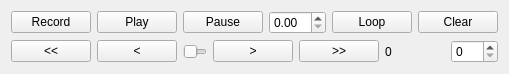
<?xml version="1.0" encoding="UTF-8"?>
<ui version="4.0">
 <class>recording</class>
 <widget class="QWidget" name="recording">
  <property name="geometry">
   <rect>
    <x>0</x>
    <y>0</y>
    <width>424</width>
    <height>69</height>
   </rect>
  </property>
  <property name="windowTitle">
   <string>Form</string>
  </property>
  <layout class="QGridLayout" name="gridLayout">
   <item row="0" column="0" colspan="3">
    <layout class="QHBoxLayout" name="horizontalLayout_2">
     <item>
      <widget class="QPushButton" name="pushButtonRecord">
       <property name="toolTip">
        <string>Record live images</string>
       </property>
       <property name="text">
        <string>Record</string>
       </property>
       <property name="checkable">
        <bool>true</bool>
       </property>
      </widget>
     </item>
     <item>
      <widget class="QPushButton" name="pushButtonPlay">
       <property name="toolTip">
        <string>Play back recorded images</string>
       </property>
       <property name="text">
        <string>Play</string>
       </property>
       <property name="checkable">
        <bool>true</bool>
       </property>
      </widget>
     </item>
     <item>
      <widget class="QPushButton" name="pushButtonPause">
       <property name="toolTip">
        <string>Play back recorded images</string>
       </property>
       <property name="text">
        <string>Pause</string>
       </property>
       <property name="checkable">
        <bool>true</bool>
       </property>
      </widget>
     </item>
     <item>
      <widget class="QDoubleSpinBox" name="doubleSpinBoxPlaybackRate"/>
     </item>
     <item>
      <widget class="QPushButton" name="pushButtonLoop">
       <property name="toolTip">
        <string>Loop when playing back</string>
       </property>
       <property name="text">
        <string>Loop</string>
       </property>
       <property name="checkable">
        <bool>true</bool>
       </property>
      </widget>
     </item>
     <item>
      <widget class="QPushButton" name="pushButtonClear">
       <property name="toolTip">
        <string>Clear recorded images</string>
       </property>
       <property name="text">
        <string>Clear</string>
       </property>
      </widget>
     </item>
    </layout>
   </item>
   <item row="1" column="0">
    <layout class="QHBoxLayout" name="horizontalLayout">
     <item>
      <widget class="QPushButton" name="pushButtonFirstImage">
       <property name="toolTip">
        <string>Earliest recorded image</string>
       </property>
       <property name="text">
        <string>&lt;&lt;</string>
       </property>
      </widget>
     </item>
     <item>
      <widget class="QPushButton" name="pushButtonPreviousImage">
       <property name="toolTip">
        <string>Earliest recorded image</string>
       </property>
       <property name="text">
        <string>&lt;</string>
       </property>
      </widget>
     </item>
     <item>
      <widget class="QSlider" name="horizontalSliderPosition">
       <property name="toolTip">
        <string>Position in recorded images</string>
       </property>
       <property name="orientation">
        <enum>Qt::Horizontal</enum>
       </property>
      </widget>
     </item>
     <item>
      <widget class="QPushButton" name="pushButtonNextImage">
       <property name="toolTip">
        <string>latest recorded image</string>
       </property>
       <property name="text">
        <string>&gt;</string>
       </property>
      </widget>
     </item>
     <item>
      <widget class="QPushButton" name="pushButtonLastImage">
       <property name="toolTip">
        <string>latest recorded image</string>
       </property>
       <property name="text">
        <string>&gt;&gt;</string>
       </property>
      </widget>
     </item>
    </layout>
   </item>
   <item row="1" column="2">
    <widget class="QSpinBox" name="spinBoxMaxImages">
     <property name="maximum">
      <number>200</number>
     </property>
    </widget>
   </item>
   <item row="1" column="1">
    <widget class="QLabel" name="labelImageCount">
     <property name="minimumSize">
      <size>
       <width>60</width>
       <height>0</height>
      </size>
     </property>
     <property name="text">
      <string>0</string>
     </property>
    </widget>
   </item>
  </layout>
 </widget>
 <resources/>
 <connections/>
</ui>
